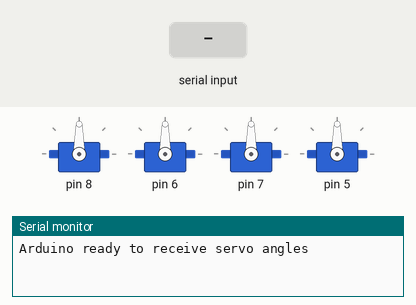
Simulated run of this sketch. Board: Arduino Uno, built with avr-gcc and run on an emulated ATmega328P. Parts: 4 × servo, the last lines printed to the serial monitor. The inputs (shaded band) are chosen by the test bench.

Above: at 1.2 s.
1.3 s: "90,45\n" received over Serial
At 2.5 s:
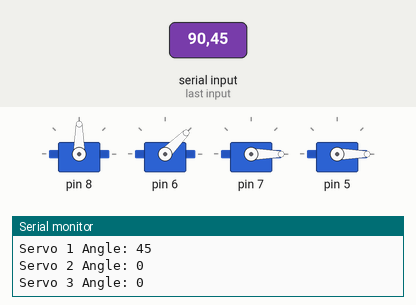
2.8 s: "30,150\n" received over Serial
At 3.7 s:
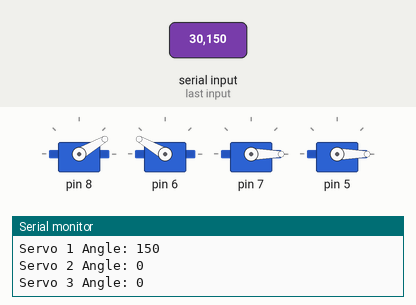
4.3 s: "5\n" received over Serial
At 5.5 s:
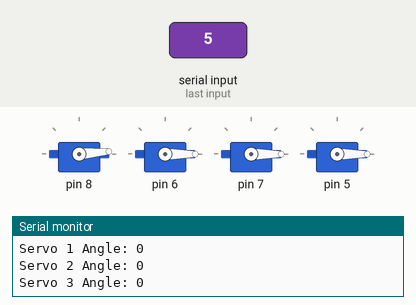
5.8 s: "200\n" received over Serial
At 7.0 s:
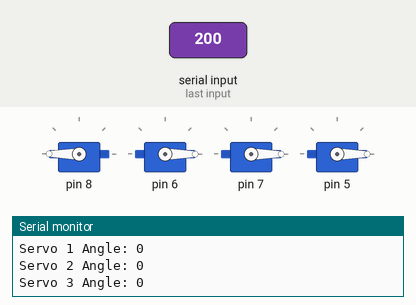
7.3 s: "1,90\n" received over Serial
At 8.2 s:
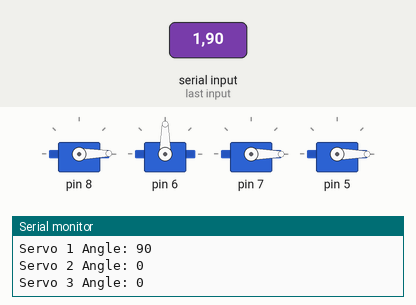
8.8 s: "1,90,45\n" received over Serial
At 9.5 s:
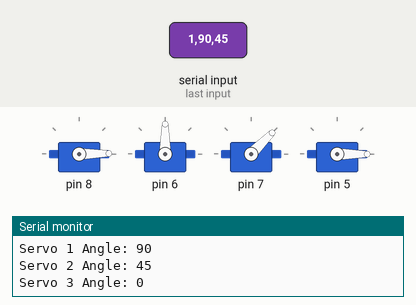
Timing chart, 0 to 11.3 s (numbered marks = the images above; inputs shaded):
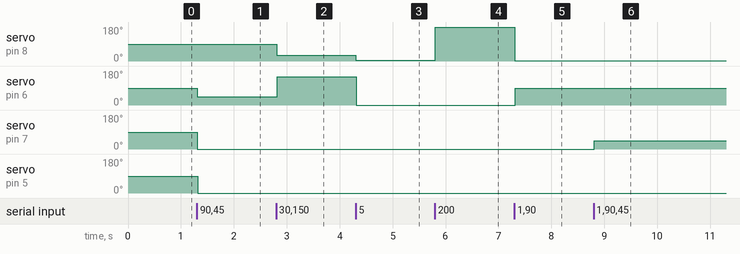

The sketch:

robot_arduino.ino
```cpp
#include <Servo.h>

Servo servo[4];
const int servoMinAngle = 0;
const int servoMaxAngle = 180;

void setup() {
  Serial.begin(9600);  // Match this baud rate with your Python script

  // Attach each servo to its respective pin
  servo[0].attach(8);  // Motor attached to pin 8
  servo[1].attach(6);  // Motor attached to pin 6
  servo[2].attach(7);  // Motor attached to pin 7
  servo[3].attach(5);  // Motor attached to pin 5

  // Initialize servos to their middle positions
  for (int i = 0; i < 4; i++) {
    servo[i].write(90);
  }

  Serial.println("Arduino ready to receive servo angles");
}

void loop() {
  if (Serial.available() > 0) {
    String inputString = Serial.readStringUntil('\n');
    inputString.trim();  // Remove any whitespace

    // Split the input string into individual angle values
    int angleValues[4] = {0};
    int angleIndex = 0;
    int commaIndex = 0;

    while (commaIndex > -1 && angleIndex < 4) {
      commaIndex = inputString.indexOf(',');
      if (commaIndex > -1) {
        angleValues[angleIndex] = inputString.substring(0, commaIndex).toInt();
        inputString = inputString.substring(commaIndex + 1);
      } else {
        angleValues[angleIndex] = inputString.toInt();
      }
      angleIndex++;
    }

    // Move servos based on received angles
    for (int i = 0; i < 4; i++) {
      int angle = constrain(angleValues[i], servoMinAngle, servoMaxAngle);
      servo[i].write(angle);

      Serial.print("Servo ");
      Serial.print(i);
      Serial.print(" Angle: ");
      Serial.println(angle);
    }
  }
}
```

Measured:
- after the input at 1.3 s, servo on pin 6: 90° → 45° at once; servo on pin 7, servo on pin 5: 90° → 0° at once
- after the input at 2.8 s, servo on pin 8: 90° → 30° at once; servo on pin 6: 45° → 150° at once
- after the input at 4.3 s, servo on pin 8: 30° → 5° at once; servo on pin 6: 150° → 0° at once
- after the input at 5.8 s, servo on pin 8: 5° → 180° at once
- after the input at 7.3 s, servo on pin 8: 180° → 1° at once; servo on pin 6: 0° → 90° at once
- after the input at 8.8 s, servo on pin 7: 0° → 45° at once
